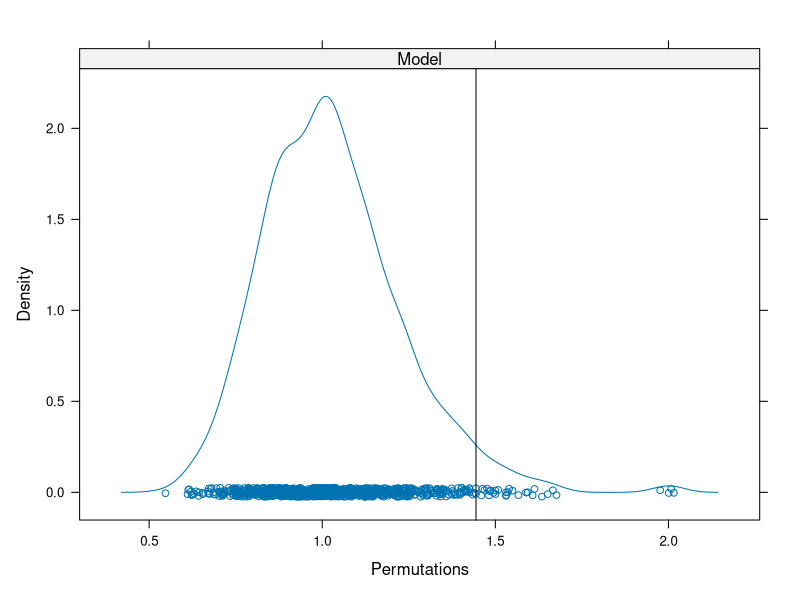

Write R code to recreate this figure. (Note: this script raises an error after producing the figure.)
## ----setup-options, echo = FALSE, results = "hide", message = FALSE-----------
options(htmltools.dir.version = FALSE)
knitr::opts_chunk$set(cache = TRUE, dev = 'svg', echo = TRUE, message = FALSE, warning = FALSE,
                      fig.height=6, fig.width = 1.777777*6)
library("vegan")
library("ggplot2")
data(varespec)
data(varechem)

## plot defaults
theme_set(theme_minimal(base_size = 16, base_family = 'Fira Sans'))


## ----permustats-1, results = "hide"-------------------------------------------
cca1 <- cca(varespec ~ ., data = varechem)
pstat <- permustats(anova(cca1))
summary(pstat)


## ----permustats-1, echo = FALSE-----------------------------------------------
cca1 <- cca(varespec ~ ., data = varechem)
pstat <- permustats(anova(cca1))
summary(pstat)


## ----permustats-2, fig.width = 6, fig.height = 6------------------------------
densityplot(pstat)


## ----cca-anova----------------------------------------------------------------
set.seed(42)
(perm <- anova(cca1))


## ----cyclic-shift-figure, echo = FALSE----------------------------------------
knitr::include_graphics("./resources/cyclic-shifts-figure.png")


## ----shuffle-time-series, echo = TRUE-----------------------------------------
shuffle(10, control = how(within = Within(type = "series")))


## ----set-up-toroidal----------------------------------------------------------
set.seed(11)
h <- how(within = Within(type = "grid",
                         ncol = 3, nrow = 3))
perm <- shuffle(9, control = h)
matrix(perm, ncol = 3)


## ----toroidal-shifts-figure, echo = FALSE-------------------------------------
knitr::include_graphics("./resources/Toroidal_coord.png")


## ----sketch-1, echo = FALSE, out.width = "75%", fig.align = "center"----------
knitr::include_graphics("./resources/permutation-designs-sketch-1.png")


## ----sketch-2, echo = FALSE, out.width = "75%", fig.align = "center"----------
knitr::include_graphics("./resources/permutation-designs-sketch-2.png")


## ----sketch-3, echo = FALSE, out.width = "75%", fig.align = "center"----------
knitr::include_graphics("./resources/permutation-designs-sketch-3.png")


## ----cyclic-shift-mirror-figure, echo = FALSE---------------------------------
knitr::include_graphics("./resources/cyclic-shifts-with-mirror-figure.svg")


## -----------------------------------------------------------------------------
plt <- gl(3, 10)
h <- how(within = Within(type = "series"), plots = Plots(strata = plt))


## ----helper-funs--------------------------------------------------------------
args(Within)
args(Plots)


## ----how-args-----------------------------------------------------------------
args(how)


## ----ts-perm-example1---------------------------------------------------------
plt <- gl(3, 10)
h <- how(within = Within(type = "series"),
         plots = Plots(strata = plt))
set.seed(4)
p <- shuffle(30, control = h)
do.call("rbind", split(p, plt)) ## look at perms in context


## ----ts-perm-example2---------------------------------------------------------
plt <- gl(3, 10)
h <- how(within = Within(type = "series", constant = TRUE),
         plots = Plots(strata = plt))
set.seed(4)
p <- shuffle(30, control = h)
do.call("rbind", split(p, plt)) ## look at perms in context


## ----worked-example-devel-1---------------------------------------------------
## load vegan
library("vegan")

## load the data
spp <- read.csv("data/ohraz-spp.csv", header = TRUE, row.names = 1)
env <- read.csv("data/ohraz-env.csv", header = TRUE, row.names = 1)
molinia <- spp[, 1]
spp <- spp[, -1]

## Year as numeric
env <- transform(env, year = as.numeric(as.character(year)))


## ----worked-example-devel-2---------------------------------------------------
c1 <- rda(spp ~ year + year:mowing + year:fertilizer + year:removal + Condition(plotid), data = env)
(h <- how(within = Within(type = "free"),plots = Plots(strata = env$plotid, type = "none")))


## ----worked-example-devel-2a, dependson=-1------------------------------------
set.seed(42)
anova(c1, permutations = h, model = "reduced")


## ----worked-example-devel-2b, dependson=-2------------------------------------
set.seed(24)
anova(c1, permutations = h, model = "reduced", by = "axis")


## ----load-crayfish------------------------------------------------------------
## load data
crayfish <- head(read.csv("data/crayfish-spp.csv")[, -1], -1)
design <- read.csv("data/crayfish-design.csv", skip = 1)[, -1]

## fixup the names
names(crayfish) <- gsub("\\.", "", names(crayfish))
names(design) <- c("Watershed", "Stream", "Reach", "Run",
                   "Stream.Nested", "ReachNested", "Run.Nested")


## ----crayfish-unconstrained---------------------------------------------------
m.pca <- pca(crayfish)
summary(eigenvals(m.pca))


## ----crayfish-pca-plot, fig.show = "hide", collapse = TRUE--------------------
layout(matrix(1:2, ncol = 2))
biplot(m.pca, type = c("text", "points"), scaling = "species")
set.seed(23)
ev.pca <- envfit(m.pca ~ Watershed, data = design, scaling = "species")
plot(ev.pca, labels = levels(design$Watershed), add = FALSE)
layout(1)


## ----crayfish-pca-plot, fig.show = "hold", out.width = "75%", echo = FALSE, fig.height = 5----
layout(matrix(1:2, ncol = 2))
biplot(m.pca, type = c("text", "points"), scaling = "species")
set.seed(23)
ev.pca <- envfit(m.pca ~ Watershed, data = design, scaling = "species")
plot(ev.pca, labels = levels(design$Watershed), add = FALSE)
layout(1)


## ----crayfish-watershed-------------------------------------------------------
m.ws <- rda(crayfish ~ Watershed, data = design)
m.ws


## ----crayfish-watershed-2-----------------------------------------------------
summary(eigenvals(m.ws, constrained = TRUE))


## ----crayfish-watershed-3-----------------------------------------------------
set.seed(1)
ctrl <- how(nperm = 499, within = Within(type = "none"),
            plots = with(design, Plots(strata = Stream, type = "free")))
(sig.ws <- anova(m.ws, permutations = ctrl))


## ----crayfish-stream----------------------------------------------------------
m.str <- rda(crayfish ~ Stream + Condition(Watershed), data = design)
m.str


## ----crayfish-stream-2--------------------------------------------------------
summary(eigenvals(m.str, constrained = TRUE))


## ----crayfish-stream-3--------------------------------------------------------
set.seed(1)
ctrl <- how(nperm = 499, within = Within(type = "none"),
            plots = with(design, Plots(strata = Reach, type = "free")),
            blocks = with(design, Watershed))
(sig.str <- anova(m.str, permutations = ctrl))


## ----crayfish-reach-----------------------------------------------------------
(m.re <- rda(crayfish ~ Reach + Condition(Stream), data = design))


## ----crayfish-reach-2---------------------------------------------------------
set.seed(1)
ctrl <- how(nperm = 499, within = Within(type = "none"),
            plots = with(design, Plots(strata = Run, type = "free")),
            blocks = with(design, Stream))
(sig.re <- anova(m.re, permutations = ctrl))


## ----crayfish-run-------------------------------------------------------------
(m.run <- rda(crayfish ~ Run + Condition(Reach), data = design))


## ----crayfish-run-2-----------------------------------------------------------
set.seed(1)
ctrl <- how(nperm = 499, within = Within(type = "free"),
            blocks = with(design, Reach))
(sig.run <- anova(m.run, permutations = ctrl))

